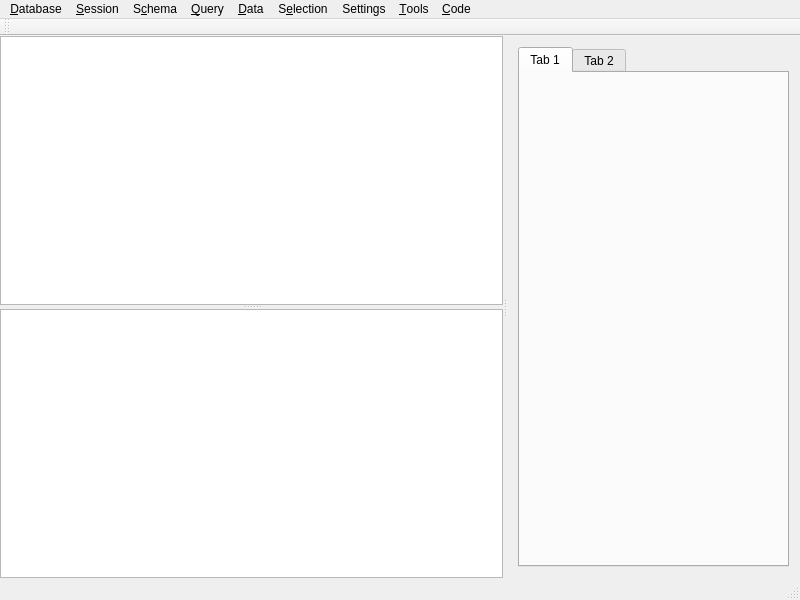
<?xml version="1.0" encoding="UTF-8"?>
<ui version="4.0">
 <class>MainWindow</class>
 <widget class="QMainWindow" name="MainWindow">
  <property name="geometry">
   <rect>
    <x>0</x>
    <y>0</y>
    <width>800</width>
    <height>600</height>
   </rect>
  </property>
  <property name="windowTitle">
   <string>mugi-query</string>
  </property>
  <widget class="QWidget" name="centralWidget">
   <layout class="QVBoxLayout" name="verticalLayout_2">
    <property name="leftMargin">
     <number>0</number>
    </property>
    <property name="topMargin">
     <number>0</number>
    </property>
    <property name="rightMargin">
     <number>0</number>
    </property>
    <property name="bottomMargin">
     <number>0</number>
    </property>
    <item>
     <widget class="QSplitter" name="horizontalSplitter">
      <property name="orientation">
       <enum>Qt::Horizontal</enum>
      </property>
      <widget class="QSplitter" name="verticalSplitter">
       <property name="orientation">
        <enum>Qt::Vertical</enum>
       </property>
       <widget class="QTreeView" name="sessionTree">
        <property name="contextMenuPolicy">
         <enum>Qt::CustomContextMenu</enum>
        </property>
       </widget>
       <widget class="QTreeView" name="schemaTree">
        <property name="contextMenuPolicy">
         <enum>Qt::CustomContextMenu</enum>
        </property>
        <property name="selectionMode">
         <enum>QAbstractItemView::ExtendedSelection</enum>
        </property>
       </widget>
      </widget>
      <widget class="QWidget" name="layoutWidget">
       <layout class="QVBoxLayout" name="verticalLayout">
        <item>
         <widget class="QTabWidget" name="sessionTabs">
          <property name="currentIndex">
           <number>0</number>
          </property>
          <widget class="QWidget" name="tab">
           <attribute name="title">
            <string>Tab 1</string>
           </attribute>
          </widget>
          <widget class="QWidget" name="tab_2">
           <attribute name="title">
            <string>Tab 2</string>
           </attribute>
          </widget>
         </widget>
        </item>
       </layout>
      </widget>
     </widget>
    </item>
   </layout>
  </widget>
  <widget class="QMenuBar" name="menuBar">
   <property name="geometry">
    <rect>
     <x>0</x>
     <y>0</y>
     <width>800</width>
     <height>32</height>
    </rect>
   </property>
   <widget class="QMenu" name="menuDatabase">
    <property name="title">
     <string>&amp;Database</string>
    </property>
    <addaction name="databaseConnect"/>
    <addaction name="databaseReconnect"/>
    <addaction name="databaseDisconnect"/>
    <addaction name="databaseHistory"/>
   </widget>
   <widget class="QMenu" name="menuQuery">
    <property name="title">
     <string>&amp;Query</string>
    </property>
    <addaction name="queryExecute"/>
    <addaction name="queryHistory"/>
    <addaction name="queryHelp"/>
    <addaction name="separator"/>
    <addaction name="queryJoin"/>
    <addaction name="queryQuote"/>
    <addaction name="queryUnquote"/>
   </widget>
   <widget class="QMenu" name="menuSession">
    <property name="title">
     <string>&amp;Session</string>
    </property>
    <addaction name="sessionAdd"/>
    <addaction name="sessionRemove"/>
   </widget>
   <widget class="QMenu" name="menuData">
    <property name="title">
     <string>&amp;Data</string>
    </property>
    <addaction name="dataSave"/>
    <addaction name="dataImport"/>
    <addaction name="dataCompare"/>
   </widget>
   <widget class="QMenu" name="menuSelection">
    <property name="title">
     <string>S&amp;election</string>
    </property>
    <addaction name="selectionCopy"/>
    <addaction name="selectionCopyAsList"/>
    <addaction name="selectionCopyAsCondition"/>
   </widget>
   <widget class="QMenu" name="menuSettings">
    <property name="title">
     <string>Settings</string>
    </property>
    <addaction name="settingsFormat"/>
   </widget>
   <widget class="QMenu" name="menuTools">
    <property name="title">
     <string>&amp;Tools</string>
    </property>
    <addaction name="toolsMysql"/>
    <addaction name="toolsMysqldump"/>
    <addaction name="toolsJoin"/>
   </widget>
   <widget class="QMenu" name="menuCode">
    <property name="title">
     <string>&amp;Code</string>
    </property>
    <addaction name="codePython"/>
    <addaction name="codePandas"/>
   </widget>
   <widget class="QMenu" name="menuSchema">
    <property name="title">
     <string>S&amp;chema</string>
    </property>
    <addaction name="schemaEdit"/>
   </widget>
   <addaction name="menuDatabase"/>
   <addaction name="menuSession"/>
   <addaction name="menuSchema"/>
   <addaction name="menuQuery"/>
   <addaction name="menuData"/>
   <addaction name="menuSelection"/>
   <addaction name="menuSettings"/>
   <addaction name="menuTools"/>
   <addaction name="menuCode"/>
  </widget>
  <widget class="QToolBar" name="mainToolBar">
   <attribute name="toolBarArea">
    <enum>TopToolBarArea</enum>
   </attribute>
   <attribute name="toolBarBreak">
    <bool>false</bool>
   </attribute>
  </widget>
  <widget class="QStatusBar" name="statusBar"/>
  <action name="databaseConnect">
   <property name="text">
    <string>&amp;Connect</string>
   </property>
   <property name="shortcut">
    <string>Ctrl+O</string>
   </property>
  </action>
  <action name="saveData">
   <property name="text">
    <string>&amp;Save data</string>
   </property>
   <property name="shortcut">
    <string>Ctrl+S</string>
   </property>
  </action>
  <action name="databaseHistory">
   <property name="text">
    <string>&amp;History</string>
   </property>
   <property name="shortcut">
    <string>Ctrl+D</string>
   </property>
  </action>
  <action name="queryHistory">
   <property name="text">
    <string>&amp;History</string>
   </property>
   <property name="shortcut">
    <string>Ctrl+H</string>
   </property>
  </action>
  <action name="sessionAdd">
   <property name="text">
    <string>&amp;Add</string>
   </property>
   <property name="shortcut">
    <string>Ctrl+T</string>
   </property>
  </action>
  <action name="sessionRemove">
   <property name="text">
    <string>&amp;Remove</string>
   </property>
   <property name="shortcut">
    <string>Ctrl+W</string>
   </property>
  </action>
  <action name="databaseDisconnect">
   <property name="text">
    <string>&amp;Disconnect</string>
   </property>
  </action>
  <action name="databaseReconnect">
   <property name="text">
    <string>Re&amp;connect</string>
   </property>
  </action>
  <action name="dataSave">
   <property name="text">
    <string>&amp;Save</string>
   </property>
   <property name="shortcut">
    <string>Ctrl+S</string>
   </property>
  </action>
  <action name="dataCopy">
   <property name="text">
    <string>Copy</string>
   </property>
  </action>
  <action name="queryHelp">
   <property name="text">
    <string>He&amp;lp</string>
   </property>
   <property name="shortcut">
    <string>F1</string>
   </property>
  </action>
  <action name="queryCreateUser">
   <property name="text">
    <string>Create user</string>
   </property>
  </action>
  <action name="queryJoin">
   <property name="text">
    <string>&amp;Join</string>
   </property>
   <property name="shortcut">
    <string>Ctrl+J</string>
   </property>
  </action>
  <action name="dataCopyAsList">
   <property name="text">
    <string>Copy as list</string>
   </property>
  </action>
  <action name="selectionCopy">
   <property name="text">
    <string>&amp;Copy</string>
   </property>
  </action>
  <action name="selectionCopyAsList">
   <property name="text">
    <string>Copy as &amp;list</string>
   </property>
   <property name="shortcut">
    <string>Ctrl+G</string>
   </property>
  </action>
  <action name="queryQuote">
   <property name="text">
    <string>&amp;Quote</string>
   </property>
  </action>
  <action name="queryUnquote">
   <property name="text">
    <string>&amp;Unquote</string>
   </property>
  </action>
  <action name="settingsFormat">
   <property name="text">
    <string>Format</string>
   </property>
  </action>
  <action name="dataPlot">
   <property name="text">
    <string>&amp;Plot</string>
   </property>
  </action>
  <action name="queryExecute">
   <property name="text">
    <string>&amp;Execute</string>
   </property>
  </action>
  <action name="queryTables">
   <property name="text">
    <string>&amp;Tables</string>
   </property>
  </action>
  <action name="dataImport">
   <property name="text">
    <string>&amp;Import</string>
   </property>
  </action>
  <action name="dataImportMysql">
   <property name="text">
    <string>Import with &amp;mysql</string>
   </property>
  </action>
  <action name="selectionCopyAsCondition">
   <property name="text">
    <string>Copy as condition</string>
   </property>
  </action>
  <action name="dataCompare">
   <property name="text">
    <string>&amp;Compare</string>
   </property>
  </action>
  <action name="toolsMysql">
   <property name="text">
    <string>&amp;Mysql</string>
   </property>
  </action>
  <action name="toolsMysqldump">
   <property name="text">
    <string>Mysql&amp;dump</string>
   </property>
  </action>
  <action name="codePython">
   <property name="text">
    <string>&amp;Python</string>
   </property>
  </action>
  <action name="codePandas">
   <property name="text">
    <string>P&amp;andas</string>
   </property>
  </action>
  <action name="schemaEdit">
   <property name="text">
    <string>&amp;Edit</string>
   </property>
  </action>
  <action name="toolsJoin">
   <property name="text">
    <string>Join</string>
   </property>
  </action>
 </widget>
 <layoutdefault spacing="6" margin="11"/>
 <resources/>
 <connections/>
</ui>
